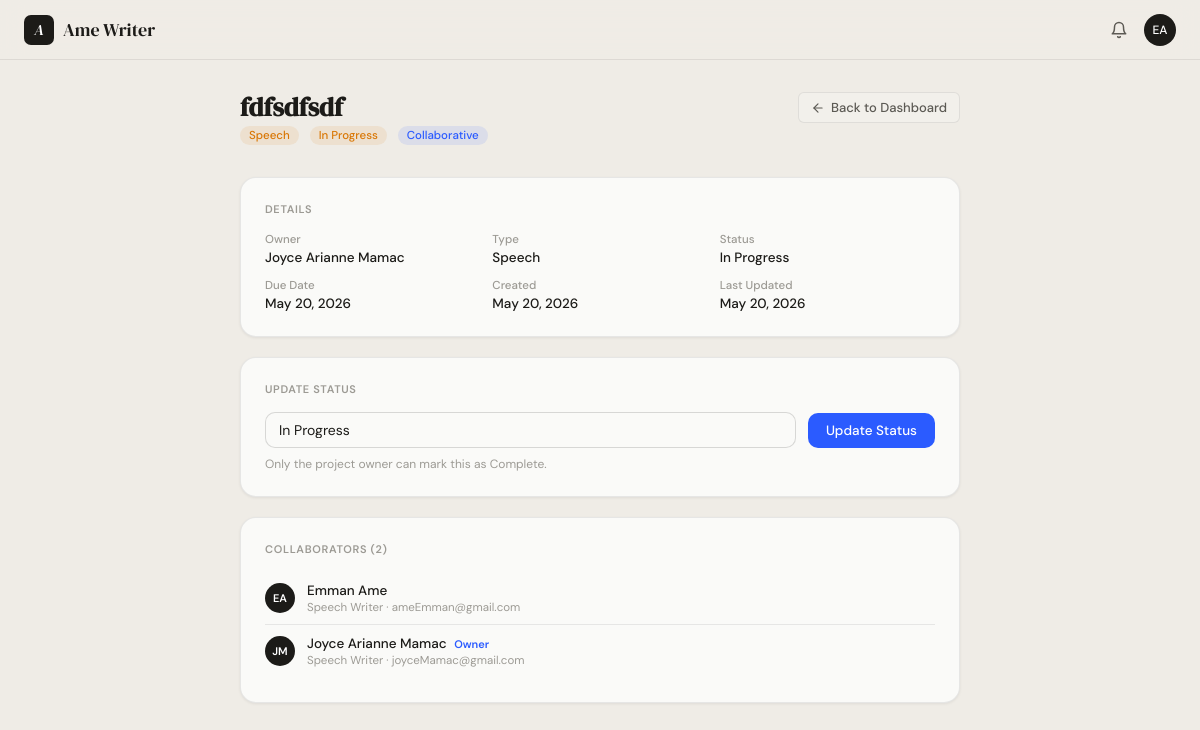
The page /project.php?id=3 (signed in) on the database its author committed.
### tables this page shows
CREATE TABLE `projects` (
  `id` int(11) NOT NULL,
  `owner_id` int(11) NOT NULL,
  `title` varchar(255) NOT NULL,
  `description` text DEFAULT NULL,
  `type` enum('essay','journal','speech','article','blog','report','other') DEFAULT 'other',
  `status` enum('draft','in_progress','review','complete') DEFAULT 'draft',
  `is_solo` tinyint(1) DEFAULT 0,
  `due_date` date DEFAULT NULL,
  `created_at` datetime DEFAULT current_timestamp(),
  `updated_at` datetime DEFAULT current_timestamp() ON UPDATE current_timestamp()
);

CREATE TABLE `users` (
  `id` int(11) NOT NULL,
  `name` varchar(100) NOT NULL,
  `email` varchar(150) NOT NULL,
  `password_hash` varchar(255) NOT NULL,
  `role` enum('speechwriter','ghostwriter','copywriter','journalist') DEFAULT 'copywriter',
  `is_active` tinyint(1) DEFAULT 1,
  `created_at` datetime DEFAULT current_timestamp(),
  `updated_at` datetime DEFAULT current_timestamp() ON UPDATE current_timestamp(),
  `settings` text DEFAULT NULL
);

### project.php (the view, shortened to what this page needs)
<?php
$db      = getDB();
$user_id = (int) $_SESSION['user_id'];
$proj_id = (int) ($_GET['id'] ?? 0);
$stmt = $db->prepare(
    'SELECT p.*, u.name AS owner_name FROM projects p JOIN users u ON u.id=p.owner_id WHERE p.id=?'
);
$stmt->execute([$proj_id]);
$project = $stmt->fetch();
$is_owner = ($project['owner_id'] == $user_id);
$stmt = $db->prepare(
    'SELECT u.id, u.name, u.email, u.role FROM project_collaborators pc
     JOIN users u ON u.id=pc.user_id WHERE pc.project_id=? ORDER BY u.name ASC'
);
$stmt->execute([$proj_id]);
$collaborators = $stmt->fetchAll();
$all_users = $db->query('SELECT id, name, email, role FROM users ORDER BY name ASC')->fetchAll();
function p_initials(string $name): string {
    $parts = explode(' ', trim($name));
    $i = strtoupper(substr($parts[0],0,1));
    if (count($parts)>1) $i .= strtoupper(substr($parts[count($parts)-1],0,1));
    return $i;
}
function p_status_label(string $s): string {
    return match($s) { 'draft'=>'Draft','in_progress'=>'In Progress','review'=>'Review','complete'=>'Complete', default=>ucfirst($s) };
}
function p_type_label(string $t): string {
    return match($t) { 'essay'=>'Essay','journal'=>'Journal','speech'=>'Speech','article'=>'Article','blog'=>'Blog Post','report'=>'Report', default=>'Other' };
}
?>
<!DOCTYPE html>
<html lang="en">
<head>
  <link rel="stylesheet" href="style.css" />
</head>
<body class="dashboard-body">
<?php include 'nav.php'; ?>
<div class="app-body app-body-centered">
  <main class="main-content" style="max-width:800px;margin-left:auto;margin-right:auto">
    <div class="page-header">
      <div>
        <h2><?= htmlspecialchars($project['title']) ?></h2>
        <p>
          <span class="badge type-<?= $project['type'] ?>"><?= p_type_label($project['type']) ?></span>
          <span class="badge status-<?= $project['status'] ?>"><?= p_status_label($project['status']) ?></span>
          <?php if ($project['is_solo']): ?>
          <span class="badge solo">Solo</span>
          <?php else: ?>
          <span class="badge collab-badge">Collaborative</span>
          <?php endif; ?>
        </p>
      </div>
      <a href="dashboard.php" class="btn-back-prominent">
        <svg style="width:14px;height:14px;stroke:currentColor;fill:none;stroke-width:2;stroke-linecap:round;stroke-linejoin:round"><use href="#i-arrow-l"/></svg>
        Back to Dashboard
      </a>
    </div>
    <div class="project-detail-card">
      <div class="pdc-label">Details</div>
      <div class="pdc-grid">
        <div class="pdc-item"><span class="pdc-key">Owner</span><span class="pdc-val"><?= htmlspecialchars($project['owner_name']) ?></span></div>
        <div class="pdc-item"><span class="pdc-key">Type</span><span class="pdc-val"><?= p_type_label($project['type']) ?></span></div>
        <div class="pdc-item"><span class="pdc-key">Status</span><span class="pdc-val"><?= p_status_label($project['status']) ?></span></div>
        <div class="pdc-item"><span class="pdc-key">Due Date</span><span class="pdc-val"><?= $project['due_date'] ? (new DateTime($project['due_date']))->format('M j, Y') : '—' ?></span></div>
        <div class="pdc-item"><span class="pdc-key">Created</span><span class="pdc-val"><?= (new DateTime($project['created_at']))->format('M j, Y') ?></span></div>
        <div class="pdc-item"><span class="pdc-key">Last Updated</span><span class="pdc-val"><?= !empty($project['updated_at']) ? (new DateTime($project['updated_at']))->format('M j, Y') : '—' ?></span></div>
      </div>
    </div>
    <?php if ($project['status'] !== 'complete' || $is_owner): ?>
    <div class="project-detail-card">
      <div class="pdc-label">Update Status</div>
      <form method="POST" action="project.php?id=<?= $proj_id ?>" style="display:flex;gap:.75rem;flex-wrap:wrap;align-items:center">
        <select name="status" class="status-select">
          <option value="in_progress" <?= $project['status']==='in_progress' ?'selected':'' ?>>In Progress</option>
        </select>
        <button class="btn-accent" type="submit" style="white-space:nowrap">Update Status</button>
      </form>
      <?php if (!$is_owner): ?>
      <p style="font-size:12px;color:var(--ink-3);margin-top:.5rem">Only the project owner can mark this as Complete.</p>
      <?php endif; ?>
    </div>
    <?php endif; ?>
    <?php if (!$project['is_solo']): ?>
    <div class="project-detail-card">
      <div class="pdc-label">Collaborators (<?= count($collaborators) ?>)</div>
      <div class="collab-full-list">
        <?php foreach ($collaborators as $c): ?>
        <div class="collab-row">
          <div class="collab-avatar sm"><?= htmlspecialchars(p_initials($c['name'])) ?></div>
          <div class="collab-info">
            <span class="collab-name">
              <?= htmlspecialchars($c['name']) ?>
              <?php if ($c['id'] == $project['owner_id']): ?>
              <span style="font-size:11px;color:var(--accent);font-weight:600;margin-left:4px">Owner</span>
              <?php endif; ?>
            </span>
            <span class="collab-role"><?= htmlspecialchars($role_labels[$c['role']] ?? ucfirst($c['role'])) ?> · <?= htmlspecialchars($c['email']) ?></span>
          </div>
        </div>
        <?php endforeach; ?>
      </div>
    </div>
    <?php endif; ?>
  </main>
</div>
</body>
</html>

### nav.php (shortened to what this page needs)
<?php
$role_labels = [
    'speechwriter' => 'Speech Writer',
    'ghostwriter'  => 'Ghostwriter',
    'copywriter'   => 'Copywriter',
    'journalist'   => 'Journalist',
];
function nav_initials(string $name): string {
    $parts = explode(' ', trim($name));
    $i = strtoupper(substr($parts[0], 0, 1));
    if (count($parts) > 1) $i .= strtoupper(substr($parts[count($parts)-1], 0, 1));
    return $i;
}
?>
<nav class="app-nav">
  <a href="dashboard.php" class="app-nav-brand">
    <div class="mark"><span>A</span></div>
    Ame Writer
  </a>
  <div class="nav-right">
    <a href="notifications.php" class="nav-notif-btn" title="Notifications">
      <svg><use href="#i-bell"/></svg>
    </a>
    <a href="profile.php" class="nav-avatar" title="My Profile" style="text-decoration:none;font-size:12px;width:32px;height:32px">
      <?= htmlspecialchars(nav_initials($_SESSION['user_name'])) ?>
    </a>
  </div>
</nav>

### rows shown on the page
projects: title "fdfsdfsdf", type "Speech", status "In Progress", owner.name "Joyce Arianne Mamac", due_date "May 20, 2026", created_at "May 20, 2026", updated_at "May 20, 2026"
users: name "EA", name "Emman Ame", role "Speech Writer", email "ameEmman@gmail.com"
users: name "JM", name "Joyce Arianne Mamac", shows "Owner", role "Speech Writer", email "joyceMamac@gmail.com"

### other values the page prints
nav_initials($_SESSION['user_name']) "EA"
count($collaborators) "2"
